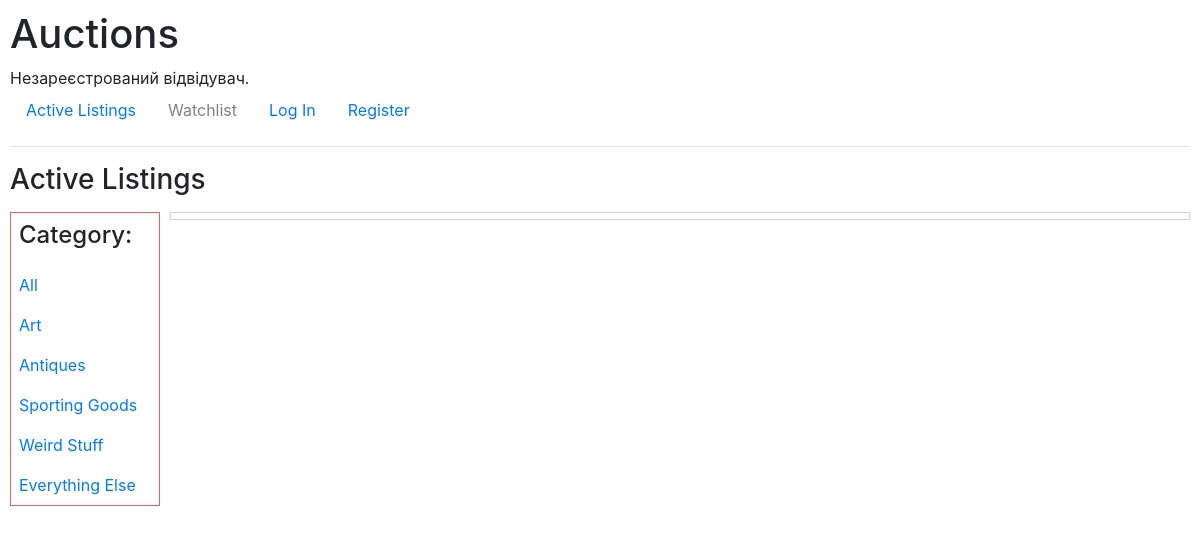
/1, run on an earlier commit of the app's database.
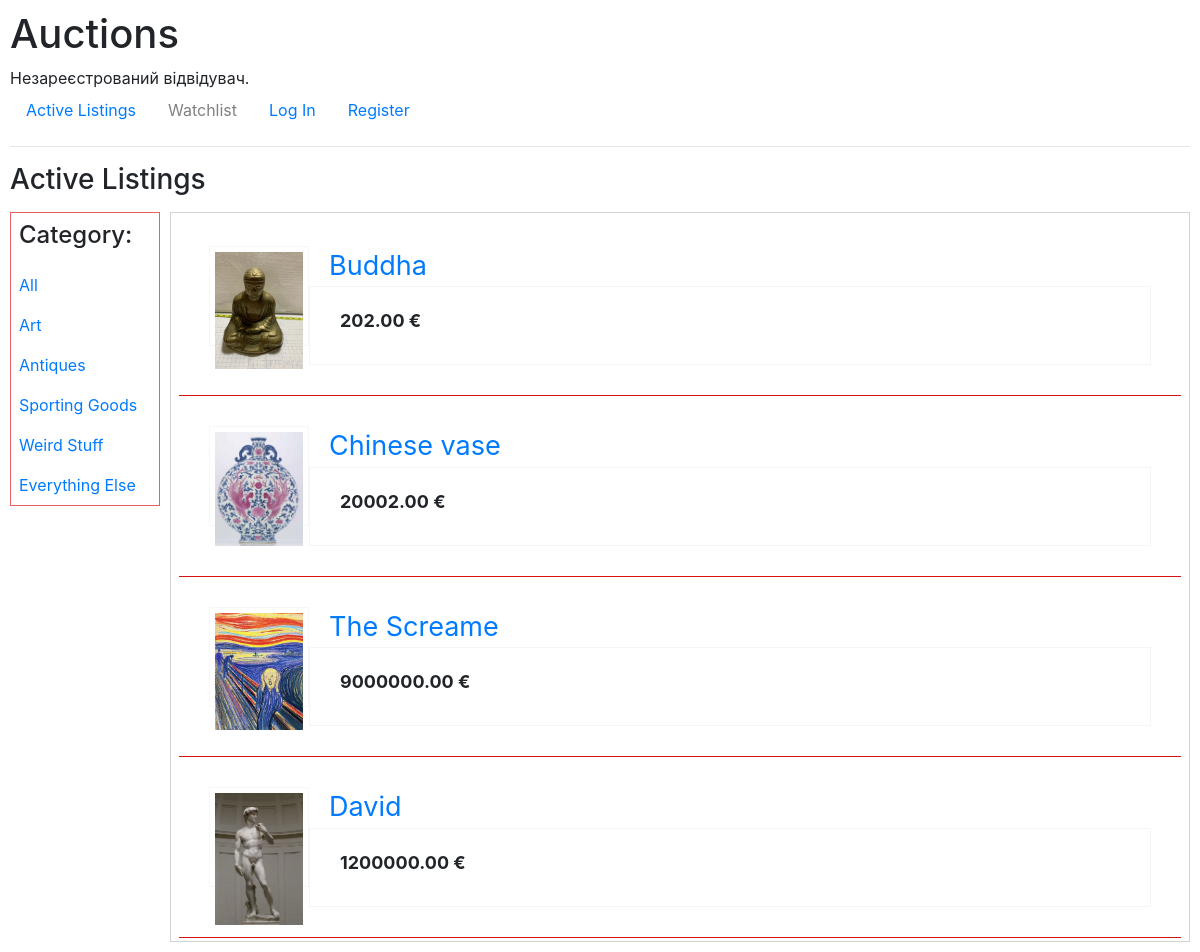
And on a later commit of the database.
### auctions/models.py (models this page shows, shortened)
class Category(models.Model):
    category = models.CharField(max_length=100, blank=True)

class Lot(models.Model):
    title = models.CharField(max_length=180)
    photo = models.ImageField(upload_to='images', blank=True, null=True)
    categories = models.ManyToManyField(Category, blank=True, related_name='category_lot')
    owner_name = models.ForeignKey(User, on_delete=models.CASCADE)
    description = models.CharField(max_length=200, blank=True)
    starting_price = models.DecimalField(max_digits=10, decimal_places=2)

### auctions/views.py (the view)
# urls.py: path("<int:category_id>", views.lot_category, name="lot_category"),
def lot_category(request, category_id):
    item_category = Category.objects.get(pk=category_id)
    lot_categories = item_category.category_lot.all()
    category = Category.objects.all()
    return render(request, "auctions/lot_of_category.html", {
        "lot_categories": lot_categories,
        "categories": category,
    })

### auctions/templates/auctions/lot_of_category.html
{% extends "auctions/layout_auction.html" %}
{% block listing %}
      <div class="body-text">
         {% for item in lot_categories %}
            <div class="activ_list">
               <a href="{% url 'lot' item.id %}" >
                  <div class="img">
                     <img src="media/{{ item.photo}}" style="max-width: 100%; height: auto;"></img>
                  </div>
               </a>
               <a href="{% url 'lot' item.id %}">
                  <div class="title">{{ item.title }}</div>
               </a>
               <div class="price"><strong>{{ item.starting_price }} &#8364</strong></div>
            </div>
         {% endfor %}
      </div>
{% endblock %}

### auctions/templates/auctions/layout_auction.html
{% extends "auctions/layout.html" %}
{% block body %}
<h3 style="margin-bottom: 15px">Active Listings</h3>
<div>
   <div class="sidebar">
      <div>
         <h4>Category:</h4>
      </div>
      <div>
         <a href="{% url 'index' %} ">All</a>
      </div>
      {% for category in categories %}
      <div>
         <a href="{% url 'lot_category' category.id %}">{{ category.category }}</a>
      </div>
      {% endfor %}
   </div>
   {% block listing %}
   {% endblock %}
</div>
{% endblock %}

### auctions/templates/auctions/layout.html (shortened to what this page needs)
{% load static %}
<!DOCTYPE html>
<html lang="en">
<head>
    <link rel="stylesheet" href="https://stackpath.bootstrapcdn.com/bootstrap/4.4.1/css/bootstrap.min.css"
>
    <link href="{% static 'auctions/styles.css' %}" rel="stylesheet">
</head>
<body>
    <h1>Auctions</h1>
    <div>
        {% if user.is_authenticated %}
        Signed in as <strong>{{ user.username }}</strong>.
        <p>{{ user }}</p>
        {% else %}
        Незареєстрований відвідувач.
        {% endif %}
    </div>
    <ul class="nav">
        <li class="nav-item">
            <a class="nav-link" href="{% url 'index' %}">Active Listings</a>
        </li>
        {% if user.is_authenticated %}
        <li class="nav-item">
            <a class="nav-link" href="{% url 'watch_list' user.id %}">Watchlist</a>
        </li>
        <li class="nav-item">
            <a class="nav-link" href="{% url 'create_auction' user.id %}">Create auction</a>
        </li>
        <li class="nav-item">
            <a class="nav-link" href="{% url 'logout' %}">Log Out</a>
        </li>
        {% else %}
        <li class="nav-item">
            <a style="color:grey" class="nav-link" href="">Watchlist</a>
        </li>
        <li class="nav-item">
            <a class="nav-link" href="{% url 'login' %}">Log In</a>
        </li>
        <li class="nav-item">
            <a class="nav-link" href="{% url 'register' %}">Register</a>
        </li>
        {% endif %}
    </ul>
    <hr>
    {% block body %}
    {% endblock %}
</body>
</html>

### auctions/static/auctions/styles.css (style rules this page uses)
body { padding: 10px; }
.sidebar { height: 100%; width: 150px; position: relative; top: 5; left: 0; padding-top: 0px; background-color: white; border: 1px solid rgb(228, 98, 98); float: left; margin-top: 0px; }
.sidebar div { padding: 8px; font-size: 16px; display: block; }
.body-text { border: 1px solid rgb(211, 211, 211); margin-left: 160px; font-size: 18px; padding: 3px; }
.activ_list { border-bottom: 1px solid rgb(212, 18, 18); padding: 30px; min-height: 150px; margin: 0 5px 0px 5px; }
.img { width: 100px; height: 100px; float: left; border: 1px solid rgb(248, 247, 247); padding: 5px; }
.price { padding: 20px 20px 20px 30px; padding-bottom: 30px; border: 1px solid rgb(247, 244, 244); margin-left: 100px; }
.title { margin-left: 120px; font-size: 150%; }

What changed in the data, as far as the page shows it:
now on this page (row unchanged): Lot: photo (picture), title "Buddha", starting_price "202.00"
now on this page (row edited): Lot: photo (picture), title "Chinese vase", starting_price "20002.00"
now on this page (row unchanged): Lot: photo (picture), title "The Screame", starting_price "9000000.00"
now on this page (row unchanged): Lot: photo (picture), title "David", starting_price "1200000.00"
